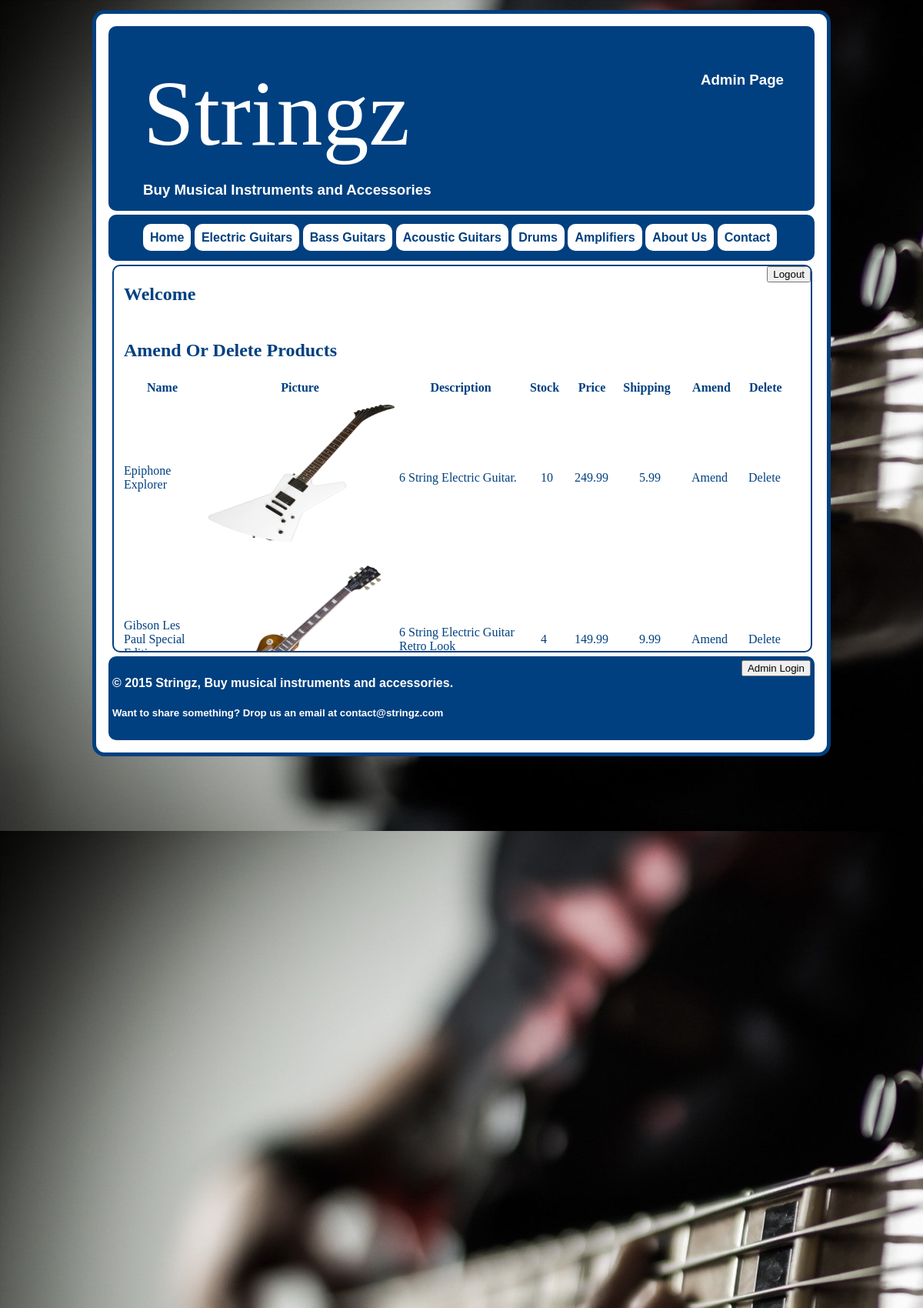
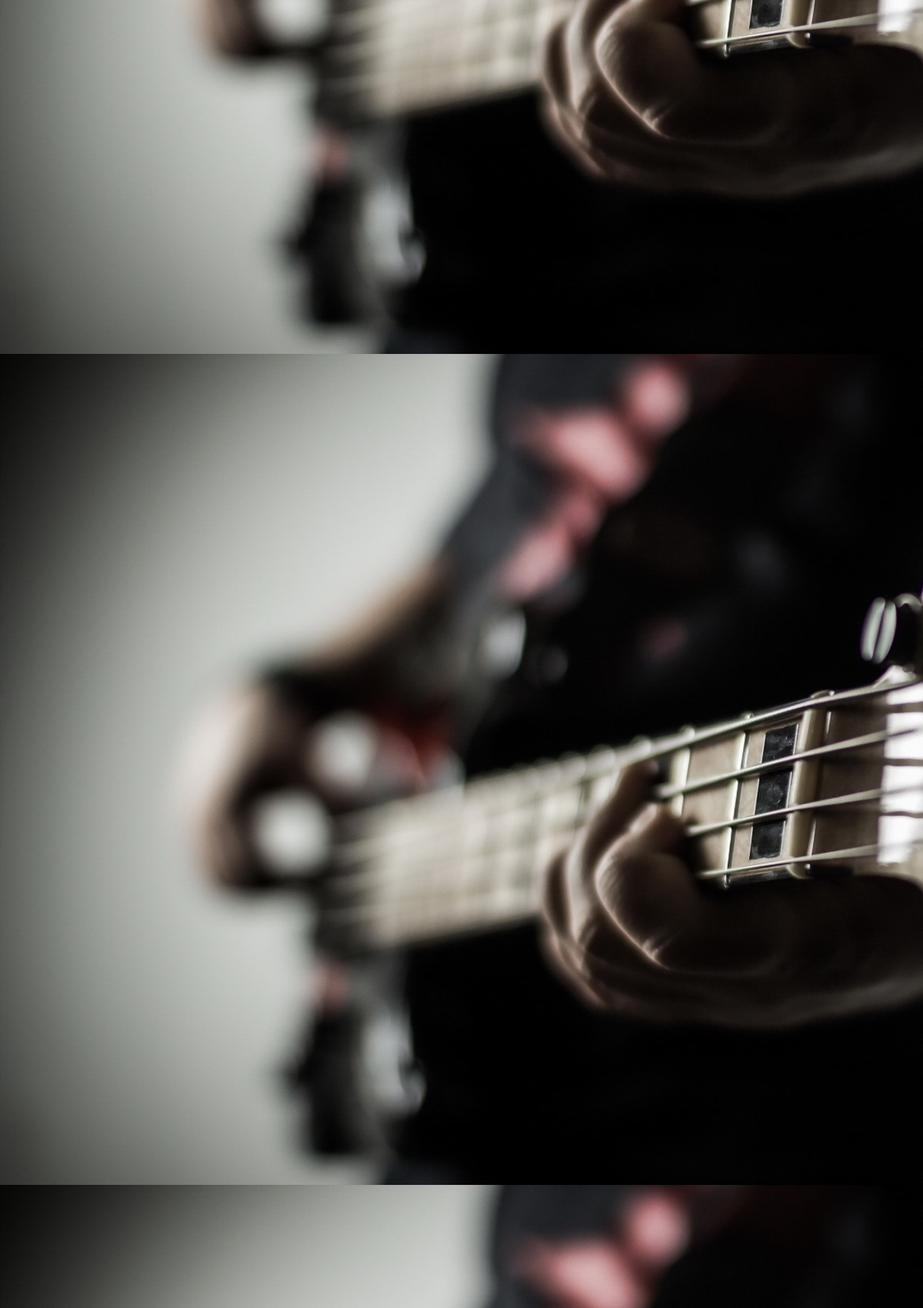
The page /adminLoginPage.php (signed in, upper part) on the database its author committed (2 pictures, top to bottom).
### tables this page shows
CREATE TABLE IF NOT EXISTS `product` (
  `id` int(11) NOT NULL auto_increment,
  `name` varchar(40) default NULL,
  `price` float NOT NULL,
  `description` varchar(500) NOT NULL,
  `imagename` varchar(25) NOT NULL,
  `category` varchar(20) NOT NULL,
  `quantity` int(11) NOT NULL,
  `shipping` float NOT NULL,
  PRIMARY KEY  (`id`)
);

### protectpage.php (the view, shortened to what this page needs)
<button style="float: right" onclick="location.href='login/logout.php'">
		Logout
	</button>
	<?php
		if (!isset($_SESSION['user'])) {
		if(isset($_SESSION['errors'])){
			foreach ($_SESSION['errors'] as $error){
				echo $error. '<br />';
			}
		}
	} else {
			include 'includes/connection.php';
			$email=$_SESSION['user'] ;
			$query = "SELECT username FROM administrator WHERE username='$email'";
			$result = mysqli_query($connection, $query);
			$row = mysqli_fetch_assoc($result);
			echo '<table>'.'<td><h2>'.'Welcome  ' .$row["username"].'</h2></td></table>';
	}
	?>
							<table>
								<td><h2>Amend Or Delete Products</h2></td>
							</table>
							      <table border="0"><th style="width:100px">Name</th>
<th style="width:250px">Picture</th>
<th style="width:160px">Description</th>
<th  style="width:50px">Stock</th>
<th style="width:65px">Price</a></th>
<th  style="width:70px">Shipping</th>
<th  style="width:90px">Amend</th>
<th  style="width:0px">Delete</th>
</table>
<?php
$query = "SELECT * FROM product";
$result = mysqli_query($connection, $query) or exit("Error in query: $query. " . mysqli_error());
while ($row = mysqli_fetch_assoc($result))
echo '<table border="0">'.'<td style="width:100px" height="200" align="left">'
  . $row["name"]
  .'<td >'
.'<img src="images/dbImages/'.$row['imagename'].'" height="200" width="250">'
  .'<td style="width:180px" >'
  . $row["description"]
    .'<td style="width:40px" >'
  . $row["quantity"]
  .'<td style="width40px">'
  . $row["price"]
  .'<td style="width:100px" align="center" >'
  . $row["shipping"]
.'<td style="width:70px">'
. '<a href="AmendProduct.php?id=' . $row['id'] . '">Amend</a>'
.'<td style="width:10px">'
 . '<a href="Deleteproduct.php?id=' . $row['id'] . '">Delete</a>'
.'</td>'.'</table>'.PHP_EOL;
?>

### css/main.css (style rules this page uses)
body { font: 1em Arial, Helvetica, sans-serif; }
a { color:inherit; text-decoration: none; }
table { border: solid 0px white; margin-left:10px; font: normal 16px Cambria; background-color: #FFFFFF; text-transform:lowercase; text-transform: capitalize; }

### rows shown on the page
product: name "Epiphone Explorer", imagename (picture), description "6 String Electric Guitar.", quantity "10", price "249.99", shipping "5.99"
product: name "Gibson Les Paul Special…", imagename (picture), description "6 String Electric Guitar Retro Look", quantity "4", price "149.99", shipping "9.99"
